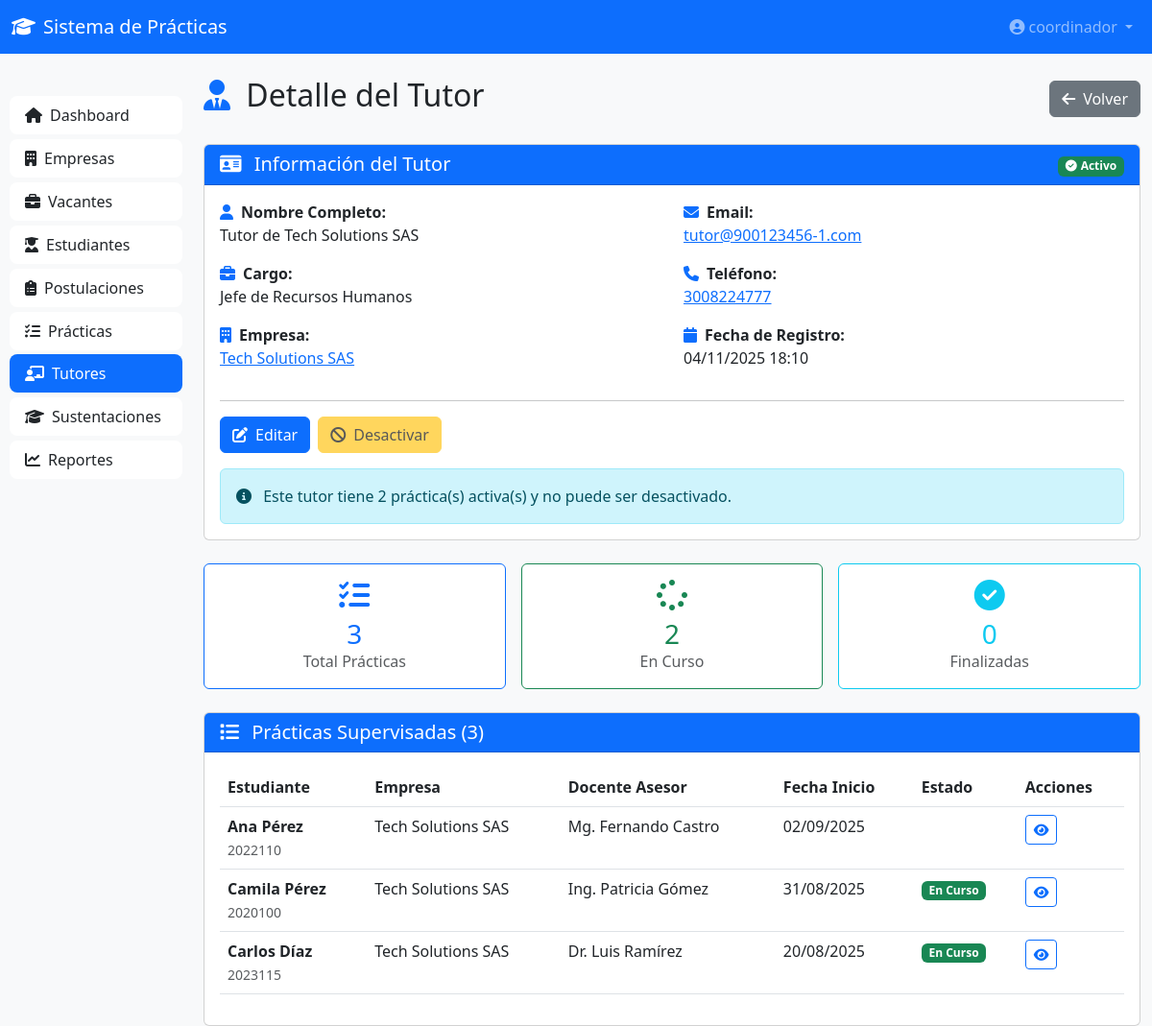
Page /tutores/1/ (signed in) on the earlier database version.
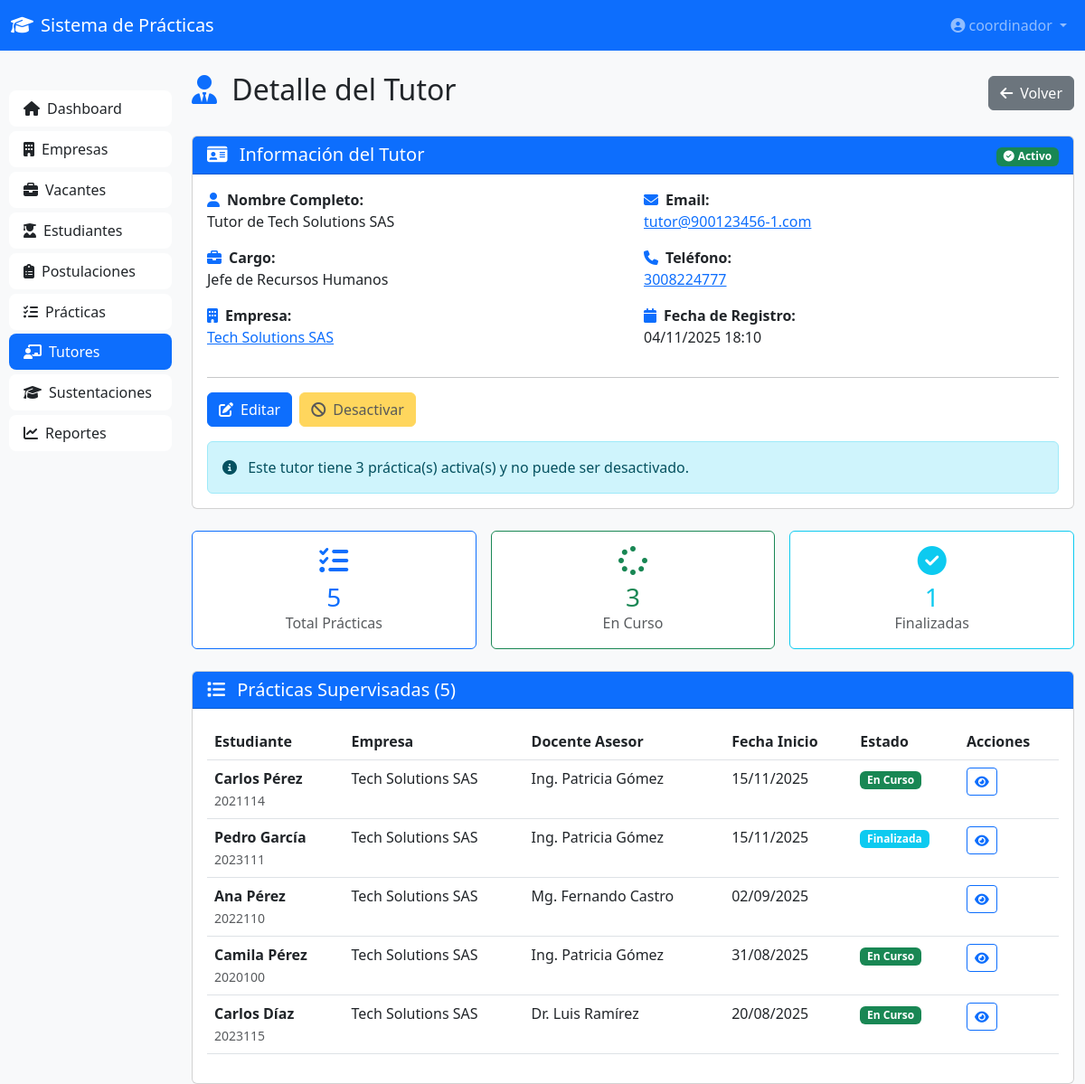
Same page on the later database version.
### coordinacion/models.py (models this page shows, shortened)
class PracticaEmpresarial(models.Model):
    ESTADO_CHOICES = [
        ('EN_CURSO', 'En Curso'),
        ('FINALIZADA', 'Finalizada'),
        ('CANCELADA', 'Cancelada'),
    ]
    estudiante = models.ForeignKey(Estudiante, on_delete=models.CASCADE, related_name='practicas')
    empresa = models.ForeignKey(Empresa, on_delete=models.CASCADE, related_name='practicas')
    vacante = models.ForeignKey(Vacante, on_delete=models.SET_NULL, null=True, related_name='practicas')
    tutor_empresarial = models.ForeignKey(TutorEmpresarial, on_delete=models.SET_NULL, null=True,
                                          related_name='practicas_supervisadas')
    docente_asesor = models.ForeignKey(DocenteAsesor, on_delete=models.SET_NULL, null=True,
                                       related_name='practicas_asesoradas')
    fecha_inicio = models.DateField()
    fecha_fin_estimada = models.DateField()
    fecha_fin_real = models.DateField(blank=True, null=True)
    plan_practica = models.FileField(
        upload_to='practicas/planes/',
        validators=[FileExtensionValidator(['pdf'])],
        blank=True,
        null=True
    )
    plan_aprobado = models.BooleanField(default=False)
    estado = models.CharField(max_length=20, choices=ESTADO_CHOICES, default='INICIADA')
    asignada_por = models.ForeignKey(Coordinador, on_delete=models.CASCADE, related_name='practicas_asignadas')
    fecha_creacion = models.DateTimeField(auto_now_add=True)
    observaciones = models.TextField(blank=True, null=True)
    class Meta:
        verbose_name = 'Práctica Empresarial'
        verbose_name_plural = 'Prácticas Empresariales'
        ordering = ['-fecha_creacion']

class Estudiante(models.Model):
    ESTADO_CHOICES = [
        ('APTO', 'Apto para Práctica'),
        ('EN_PRACTICA', 'En Práctica'),
        ('FINALIZADO', 'Práctica Finalizada'),
        ('NO_APTO', 'No Apto'),
    ]
    user = models.OneToOneField(User, on_delete=models.CASCADE, related_name='estudiante')
    codigo = models.CharField(max_length=20, unique=True)
    nombre_completo = models.CharField(max_length=200)
    email = models.EmailField()
    telefono = models.CharField(max_length=20)
    programa_academico = models.CharField(max_length=200)
    semestre = models.IntegerField()
    hoja_vida = models.FileField(
        upload_to='estudiantes/hojas_vida/',
        validators=[FileExtensionValidator(['pdf'])],
        blank=True,
        null=True
    )
    estado = models.CharField(max_length=20, choices=ESTADO_CHOICES, default='APTO')
    promedio_academico = models.DecimalField(max_digits=3, decimal_places=2, blank=True, null=True)
    fecha_registro = models.DateTimeField(auto_now_add=True)
    class Meta:
        verbose_name = 'Estudiante'
        verbose_name_plural = 'Estudiantes'
        ordering = ['nombre_completo']

class Empresa(models.Model):
    ESTADO_CHOICES = [
        ('PENDIENTE', 'Pendiente de Aprobación'),
        ('APROBADA', 'Aprobada'),
        ('RECHAZADA', 'Rechazada'),
        ('INACTIVA', 'Inactiva'),
    ]
    razon_social = models.CharField(max_length=300)
    nit = models.CharField(max_length=20, unique=True)
    direccion = models.CharField(max_length=300)
    telefono = models.CharField(max_length=20)
    email = models.EmailField()
    ciudad = models.CharField(max_length=100)
    representante_nombre = models.CharField(max_length=200)
    representante_cargo = models.CharField(max_length=100)
    representante_email = models.EmailField()
    representante_telefono = models.CharField(max_length=20)
    camara_comercio = models.FileField(
        upload_to='empresas/documentos/',
        validators=[FileExtensionValidator(['pdf'])],
        blank=True,
        null=True
    )
    rut = models.FileField(
        upload_to='empresas/documentos/',
        validators=[FileExtensionValidator(['pdf'])],
        blank=True,
        null=True
    )
    estado = models.CharField(max_length=20, choices=ESTADO_CHOICES, default='PENDIENTE')
    fecha_registro = models.DateTimeField(auto_now_add=True)
    fecha_aprobacion = models.DateTimeField(blank=True, null=True)
    aprobada_por = models.ForeignKey(
        Coordinador,
        on_delete=models.SET_NULL,
        null=True,
        blank=True,
        related_name='empresas_aprobadas'
    )
    observaciones = models.TextField(blank=True, null=True)
    class Meta:
        verbose_name = 'Empresa Formadora'
        verbose_name_plural = 'Empresas Formadoras'
        ordering = ['-fecha_registro']

class DocenteAsesor(models.Model):
    user = models.OneToOneField(User, on_delete=models.CASCADE, related_name='docente_asesor')
    nombre_completo = models.CharField(max_length=200)
    email = models.EmailField()
    telefono = models.CharField(max_length=20)
    especialidad = models.CharField(max_length=200)
    activo = models.BooleanField(default=True)
    fecha_registro = models.DateTimeField(auto_now_add=True)
    class Meta:
        verbose_name = 'Docente Asesor'
        verbose_name_plural = 'Docentes Asesores'

### coordinacion/views.py (the view)
# urls.py: path('tutores/<int:tutor_id>/', views.tutor_detalle, name='tutor_detalle'),
@coordinator_required
def tutor_detalle(request, tutor_id):
    tutor = get_object_or_404(
        TutorEmpresarial.objects.select_related('empresa'),
        id=tutor_id
    )
    practicas = PracticaEmpresarial.objects.filter(
        tutor_empresarial=tutor
    ).select_related('estudiante', 'empresa', 'docente_asesor').order_by('-fecha_inicio')
    practicas_activas = practicas.filter(estado='EN_CURSO').count()
    practicas_finalizadas = practicas.filter(estado='FINALIZADA').count()
    context = {
        'tutor': tutor,
        'practicas': practicas,
        'practicas_activas': practicas_activas,
        'practicas_finalizadas': practicas_finalizadas,
        'total_practicas': practicas.count(),
    }
    return render(request, 'coordinacion/tutores/detalle.html', context)

### coordinacion/views.py (called while the page is built)
def coordinator_required(view_func):
    @wraps(view_func)
    def _wrapped_view(request, *args, **kwargs):
        if not request.user.is_authenticated:
            return redirect('coordinacion:login')
        if not hasattr(request.user, 'coordinador'):
            messages.error(request, 'Acceso denegado: se requiere rol Coordinador')
            return HttpResponseForbidden('Acceso denegado')
        return view_func(request, *args, **kwargs)
    return _wrapped_view

### coordinacion/templates/coordinacion/tutores/detalle.html (shortened to what the changed rows need)
{% extends 'coordinacion/base.html' %}
{% load static %}
{% block content %}
<div class="container-fluid mt-4">
    <div class="row">
        <div class="col-md-9 col-lg-10">
            <div class="d-flex justify-content-between align-items-center mb-4">
                <h2>
                    <i class="fas fa-user-tie me-2 text-primary"></i>
                    Detalle del Tutor
                </h2>
            </div>
            <div class="card mb-4">
                <div class="card-body">
                    <div class="row">
                        <div class="col-md-6">
                        </div>
                        <div class="col-md-6">
                        </div>
                    </div>
                    <hr>
                    <div class="d-flex gap-2">
                        <a href="{% url 'coordinacion:tutor_editar' tutor_id=tutor.id %}" class="btn btn-primary">
                        </a>
                        <form method="post" action="{% url 'coordinacion:tutor_toggle_activo' tutor_id=tutor.id %}" class="d-inline">
                        </form>
                    </div>
                    {% if practicas_activas > 0 and tutor.activo %}
                        <div class="alert alert-info mt-3 mb-0">
                            <i class="fas fa-info-circle me-2"></i>
                            Este tutor tiene {{ practicas_activas }} práctica(s) activa(s) y no puede ser desactivado.
                        </div>
                    {% endif %}
                </div>
            </div>
            <div class="row g-3 mb-4">
                <div class="col-md-4">
                    <div class="card border-primary">
                        <div class="card-body text-center">
                            <i class="fas fa-tasks fa-2x text-primary mb-2"></i>
                            <h3 class="text-primary mb-0">{{ total_practicas }}</h3>
                            <p class="text-muted mb-0">Total Prácticas</p>
                        </div>
                    </div>
                </div>
                <div class="col-md-4">
                    <div class="card border-success">
                        <div class="card-body text-center">
                            <i class="fas fa-spinner fa-2x text-success mb-2"></i>
                            <h3 class="text-success mb-0">{{ practicas_activas }}</h3>
                            <p class="text-muted mb-0">En Curso</p>
                        </div>
                    </div>
                </div>
                <div class="col-md-4">
                    <div class="card border-info">
                        <div class="card-body text-center">
                            <i class="fas fa-check-circle fa-2x text-info mb-2"></i>
                            <h3 class="text-info mb-0">{{ practicas_finalizadas }}</h3>
                            <p class="text-muted mb-0">Finalizadas</p>
                        </div>
                    </div>
                </div>
            </div>
            <div class="card">
                <div class="card-header bg-primary text-white">
                    <h5 class="mb-0">
                        <i class="fas fa-list me-2"></i>
                        Prácticas Supervisadas ({{ practicas.count }})
                    </h5>
                </div>
                <div class="card-body">
                    {% if practicas %}
                        <div class="table-responsive">
                            <table class="table table-hover">
                                <thead>
                                    <tr>
                                        <th>Estudiante</th>
                                        <th>Empresa</th>
                                        <th>Docente Asesor</th>
                                        <th>Fecha Inicio</th>
                                        <th>Estado</th>
                                        <th>Acciones</th>
                                    </tr>
                                </thead>
                                <tbody>
                                    {% for practica in practicas %}
                                        <tr>
                                            <td>
                                                <strong>{{ practica.estudiante.nombre_completo }}</strong><br>
                                                <small class="text-muted">{{ practica.estudiante.codigo }}</small>
                                            </td>
                                            <td>{{ practica.empresa.razon_social }}</td>
                                            <td>
                                                {% if practica.docente_asesor %}
                                                    {{ practica.docente_asesor.nombre_completo }}
                                                {% else %}
                                                    <span class="text-muted">Sin asignar</span>
                                                {% endif %}
                                            </td>
                                            <td>{{ practica.fecha_inicio|date:"d/m/Y" }}</td>
                                            <td>
                                                {% if practica.estado == 'EN_CURSO' %}
                                                    <span class="badge bg-success">En Curso</span>
                                                {% elif practica.estado == 'FINALIZADA' %}
                                                    <span class="badge bg-info">Finalizada</span>
                                                {% elif practica.estado == 'CANCELADA' %}
                                                    <span class="badge bg-danger">Cancelada</span>
                                                {% endif %}
                                            </td>
                                            <td>
                                                <a href="{% url 'coordinacion:practica_detalle' practica_id=practica.id %}"
                                                   class="btn btn-sm btn-outline-primary">
                                                    <i class="fas fa-eye"></i>
                                                </a>
                                            </td>
                                        </tr>
                                    {% endfor %}
                                </tbody>
                            </table>
                        </div>
                    {% else %}
                        <div class="text-center py-5">
                            <i class="fas fa-inbox fa-3x text-muted mb-3"></i>
                            <p class="text-muted">Este tutor no tiene prácticas asignadas</p>
                        </div>
                    {% endif %}
                </div>
            </div>
        </div>
    </div>
</div>
{% endblock %}

Differences in the rows shown:
added PracticaEmpresarial: estudiante.nombre_completo "Carlos Pérez", estudiante.codigo "2021114", empresa.razon_social "Tech Solutions SAS", docente_asesor.nombre_completo "Ing. Patricia Gómez", fecha_inicio "15/11/2025", estado "En Curso"
added PracticaEmpresarial: estudiante.nombre_completo "Pedro García", estudiante.codigo "2023111", empresa.razon_social "Tech Solutions SAS", docente_asesor.nombre_completo "Ing. Patricia Gómez", fecha_inicio "15/11/2025", estado "Finalizada"
Other differences:
{{ practicas_activas }}: "2" → "3"
{{ total_practicas }}: "3" → "5"
{{ practicas_finalizadas }}: "0" → "1"
{{ practicas.count }}: "3" → "5"
